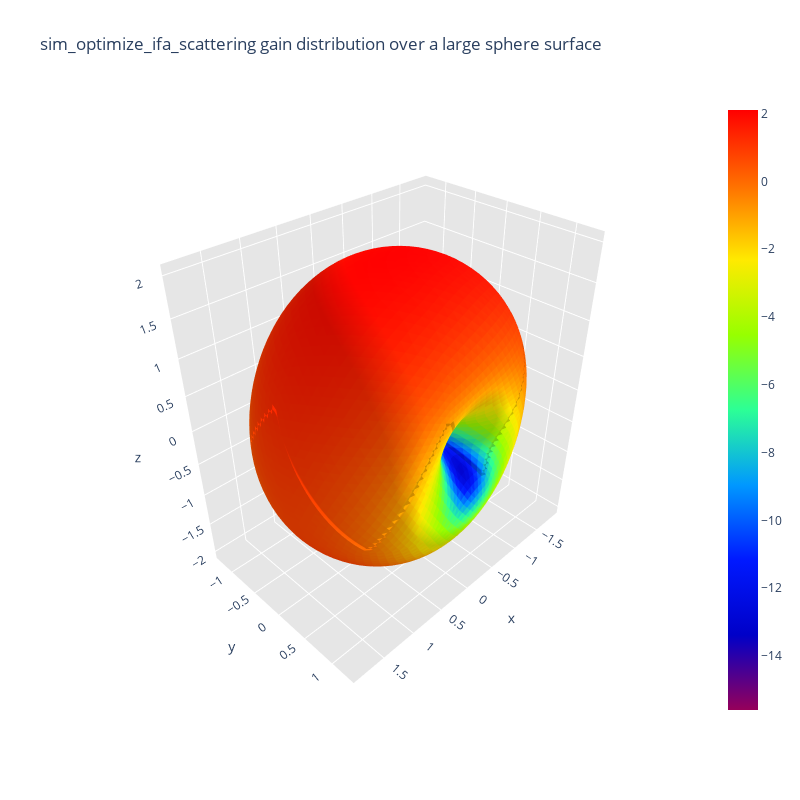

Notebook cell for this chart:
### Code cell
ifa_mesh2 = 'data/antennas_mesh2/sim_optimize_ifa_scattering_mesh2.mat'
ifa_current = 'data/antennas_current/sim_optimize_ifa_scattering_current.mat'
ifa_gain_power = 'data/antennas_gain_power/sim_optimize_ifa_scattering_gain_power.mat'
filename_sphere_dense = '../../data/sphere_mesh/sphere_dense.mat'

# Étape 2 : Distribution de l'intensité du rayonnement sur une sphère
print("Calculating radiation intensity distribution over sphere surface...")
radiation_intensity_distribution_over_sphere_surface(ifa_mesh2, ifa_current, filename_sphere_dense, scattering=True)

# Étape 3 : Génération du diagramme de directivité
print("Generating antenna directivity pattern...")
antenna_directivity_pattern(ifa_mesh2, ifa_current, ifa_gain_power, scattering=True)

### Figure 1 — Plotly figure (JSON) as saved in the notebook; plotly's stock layout.template omitted (floating-point values rounded to 4 significant figures; data arrays with more than 128 entries replaced by an {"elided": "..."} marker saying what was removed)
{"data": [{"facecolor": {"elided": "8000 str values"}, "i": {"elided": "8000 int values"}, "j": {"elided": "8000 int values"}, "k": {"elided": "8000 int values"}, "name": "", "type": "mesh3d", "x": {"elided": "4002 float values"}, "y": {"elided": "4002 float values"}, "z": {"elided": "4002 float values"}}, {"hoverinfo": "none", "marker": {"color": [-15.59, 2.109], "colorscale": [[0, "rgb(150, 0, 90)"], [0.125, "rgb(0, 0, 200)"], [0.25, "rgb(0, 25, 255)"], [0.375, "rgb(0, 152, 255)"], [0.5, "rgb(44, 255, 150)"], [0.625, "rgb(151, 255, 0)"], [0.75, "rgb(255, 234, 0)"], [0.875, "rgb(255, 111, 0)"], [1, "rgb(255, 0, 0)"]], "showscale": true, "size": 0.1}, "mode": "markers", "showlegend": false, "type": "scatter3d", "x": [0.1235], "y": [0.0897], "z": [1.992]}], "layout": {"height": 800, "scene": {"aspectratio": {"x": 0.9339, "y": 0.6403, "z": 1}, "xaxis": {"backgroundcolor": "rgb(230, 230, 230)", "gridcolor": "rgb(255, 255, 255)", "showbackground": true, "zerolinecolor": "rgb(255, 255, 255)"}, "yaxis": {"backgroundcolor": "rgb(230, 230, 230)", "gridcolor": "rgb(255, 255, 255)", "showbackground": true, "zerolinecolor": "rgb(255, 255, 255)"}, "zaxis": {"backgroundcolor": "rgb(230, 230, 230)", "gridcolor": "rgb(255, 255, 255)", "showbackground": true, "zerolinecolor": "rgb(255, 255, 255)"}}, "title": {"text": "sim_optimize_ifa_scattering gain distribution over a large sphere surface"}, "width": 800}}
